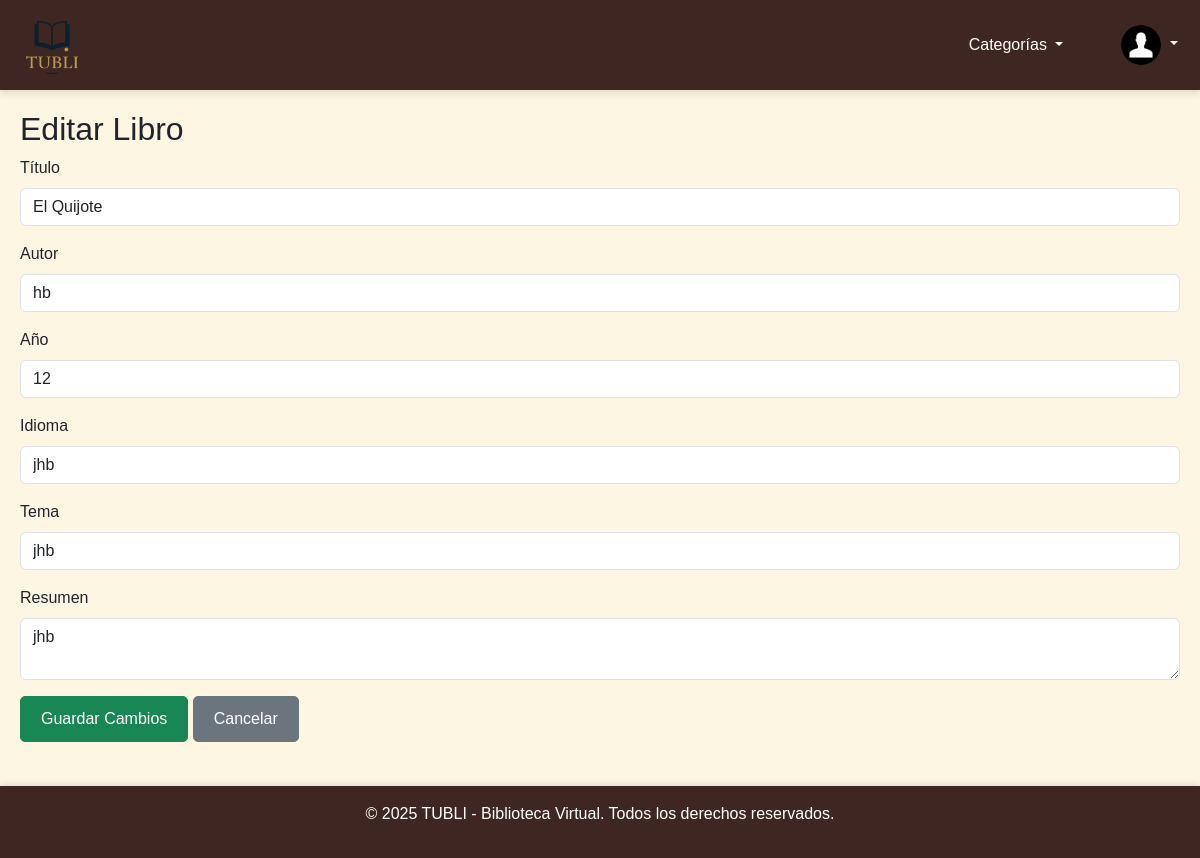
Screenshot of /editar_libro/302 (signed in) with the database file from the repository.
### app/models.py (models this page shows, shortened)
class User(UserMixin, db.Model):
    __tablename__ = 'users'
    id = db.Column(db.Integer, primary_key=True)
    username = db.Column(db.String(100), unique=True, nullable=False)
    email = db.Column(db.String(150), unique=True, nullable=False)
    password_hash = db.Column(db.String(128))
    role = db.Column(db.String(20), default='user')
    books = db.relationship('Book', backref='user', lazy=True)
    favorites = db.relationship('Book', secondary=favorites, backref='favorited_by')
    profile_pic = db.Column(db.String(255), default='img/user_icon.png')  # NUEVO

class Book(db.Model):
    __tablename__ = 'books'
    id = db.Column(db.Integer, primary_key=True)
    title = db.Column(db.String(200), nullable=False)
    author = db.Column(db.String(150), nullable=False)
    year = db.Column(db.Integer)
    language = db.Column(db.String(50))
    languages = db.Column(db.String(200))  # NUEVO: lista de idiomas separados por coma
    author_birth_year = db.Column(db.Integer)  # NUEVO
    author_death_year = db.Column(db.Integer)  # NUEVO
    subject = db.Column(db.String(100))
    file_url = db.Column(db.String(255))
    cover_url = db.Column(db.String(255))
    summary = db.Column(db.Text)
    download_count = db.Column(db.Integer)
    formats = db.Column(db.Text)  # NUEVO: guarda el dict de formatos como JSON
    user_id = db.Column(db.Integer, db.ForeignKey('users.id'))  # NUEVO: referencia al usuario

### app/routes/main.py (the view, shortened to what this page needs)
@main_bp.route('/editar_libro/<int:book_id>', methods=['GET', 'POST'])
@login_required
def editar_libro(book_id):
    libro = Book.query.get_or_404(book_id)
    if libro.user_id != current_user.id:
        abort(403)
    return render_template('editar_libro.html', libro=libro)

### app/models.py (called while the page is built)
@login_manager.user_loader
def load_user(user_id):
    from app.models import User
    return User.query.get(int(user_id))

### app/templates/editar_libro.html
{% extends "base.html" %}
{% block content %}
  <h2>Editar Libro</h2>
  <form method="POST">
    <div class="mb-3">
      <label class="form-label">Título</label>
      <input type="text" class="form-control" name="title" value="{{ libro.title }}" required>
    </div>
    <div class="mb-3">
      <label class="form-label">Autor</label>
      <input type="text" class="form-control" name="author" value="{{ libro.author }}">
    </div>
    <div class="mb-3">
      <label class="form-label">Año</label>
      <input type="number" class="form-control" name="year" value="{{ libro.year }}">
    </div>
    <div class="mb-3">
      <label class="form-label">Idioma</label>
      <input type="text" class="form-control" name="language" value="{{ libro.language }}">
    </div>
    <div class="mb-3">
      <label class="form-label">Tema</label>
      <input type="text" class="form-control" name="subject" value="{{ libro.subject }}">
    </div>
    <div class="mb-3">
      <label class="form-label">Resumen</label>
      <textarea class="form-control" name="summary">{{ libro.summary }}</textarea>
    </div>
    <button type="submit" class="btn btn-success">Guardar Cambios</button>
    <a href="{{ url_for('main.mis_libros') }}" class="btn btn-secondary">Cancelar</a>
  </form>
{% endblock %}

### app/templates/base.html (shortened to what this page needs)
<!doctype html>
<html lang="es">
  <head>
    <link href="https://cdn.jsdelivr.net/npm/bootstrap@5.3.0/dist/css/bootstrap.min.css" rel="stylesheet">
    <link rel="stylesheet" href="{{ url_for('static', filename='css/style.css') }}">
    <link rel="stylesheet" href="https://cdn.jsdelivr.net/npm/bootstrap-icons@1.10.5/font/bootstrap-icons.css">
  </head>
  <body>
    <nav class="navbar navbar-expand-lg navbar-dark" style="background-color: #3e2723 !important;">
      <div class="container-fluid">
        <a class="navbar-brand" href="{{ url_for('main.index') }}">
          <img src="{{ url_for('static', filename='img/tubli_logo.png') }}" alt="Logo" width="80" height="60" class="d-inline-block align-text-top">
        </a>
        <div class="ms-auto d-flex align-items-center">
          <div class="dropdown me-5">
            <a class="nav-link dropdown-toggle text-light" href="#" id="categoriasDropdown" role="button" data-bs-toggle="dropdown" aria-expanded="false">
              Categorías
            </a>
          </div>
          {% if current_user.is_authenticated %}
          <div class="dropdown">
            <a class="nav-link dropdown-toggle p-0" href="#" id="userDropdown" role="button" data-bs-toggle="dropdown" aria-expanded="false">
              <img src="{{ url_for('static', filename=current_user.profile_pic or 'img/user_icon.png') }}" alt="Usuario" width="40" height="40" class="rounded-circle">
            </a>
          </div>
          {% else %}
            <a class="btn btn-outline-light" href="{{ url_for('auth.login') }}">Iniciar sesión</a>
          {% endif %}
        </div>
      </div>
    </nav>
    <div class="container">
      {% block content %}{% endblock %}
    </div>
    <footer class="text-white text-center py-3 mt-4">
      {% block footer %}
      <p>&copy; 2025 TUBLI - Biblioteca Virtual. Todos los derechos reservados.</p>
      {% endblock %}
    </footer>
  </body>
</html>

### app/static/css/style.css (style rules this page uses)
html, body { height: 100%; min-height: 100%; }
body { font-family: 'Arial', sans-serif; background-color: #fdf6e3; margin: 0; padding: 0; display: flex; flex-direction: column; min-height: 100vh; }
.container { max-width: 1200px; margin: 0 auto; padding: 20px; flex: 1 0 auto; }
.navbar { box-shadow: 0 4px 6px rgba(0, 0, 0, 0.1); background-color: #3e2723 !important; }
.navbar-brand { font-size: 1.5rem; font-weight: bold; }
.nav-link { font-size: 1rem; margin-right: 10px; }
.navbar, .navbar-dark, .bg-dark { background-color: #3e2723 !important; }
.navbar .nav-link, .navbar .navbar-brand, .navbar .dropdown-toggle { color: #fff !important; }
.navbar .container, .navbar .container-fluid { background: transparent !important; }
.btn { border-radius: 5px; padding: 10px 20px; font-size: 1rem; }
footer { background-color: #3e2723; color: #fff; text-align: center; padding: 10px 0; margin-top: 20px; box-shadow: 0 -2px 6px rgba(0, 0, 0, 0.1); position: relative; width: 100%; flex-shrink: 0; }
form button { border-radius: 5px; padding: 10px 20px; font-size: 1rem; }

### app/templates/base.html (style rules this page uses)
html, body { height: 100%; }
body { display: flex; flex-direction: column; min-height: 100vh; }
.container { flex: 1 0 auto; }
footer { flex-shrink: 0; }

### rows the page displays
User: profile_pic (picture)
Book: title "El Quijote", author "hb", year "12", language "jhb", subject "jhb", summary "jhb"
